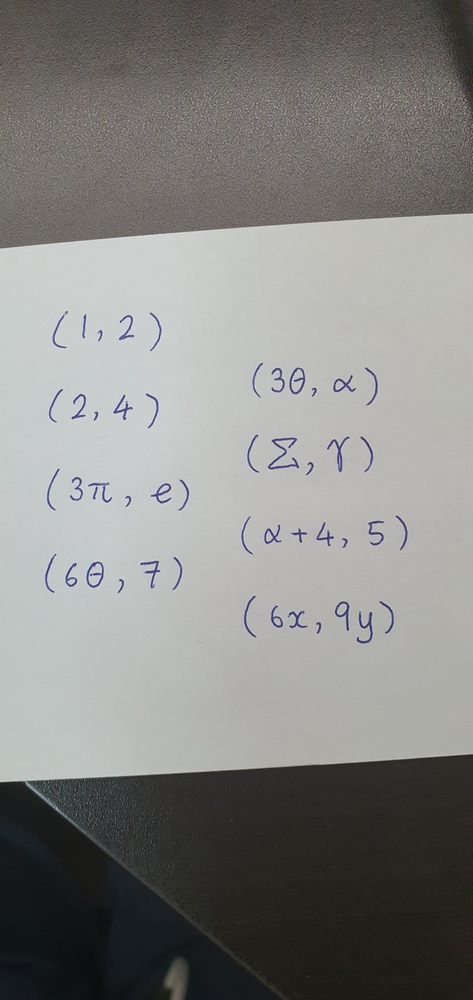
#> input picture development materials/coordinate recognition/image_processing/justin_coords.jpg, 473 x 1000 px, shrunk from 1908 x 4032 before the run
$ python -i image_processing_region_segmentation.py   (imports and definitions only)
#> lines starting #> are read from the running program, lines starting #| are printed output that depends on the picture
from skimage.filters.rank import median
from skimage.morphology import disk
import numpy as np
import matplotlib.pyplot as plt

from skimage import img_as_ubyte
from skimage import transform
from skimage import util

from skimage import io
from skimage.color import rgb2gray
from skimage.filters import sobel
from skimage.segmentation import watershed

from scipy import ndimage as ndi

import functools
import math


# [22 lines left out: functions load_image_as_grayscale, background_subtract_grayscale, not called in this run]


def region_segmentation(image):
    # region based segmentation https://scikit-image.org/docs/dev/user_guide/tutorial_segmentation.html
    # assuming we take in the grayscale image as input

    elevation_map = sobel(image)
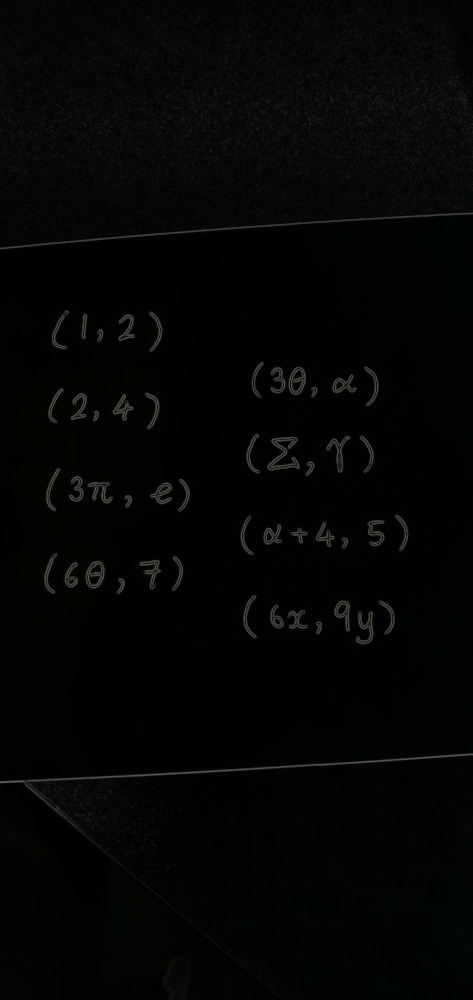
#> elevation_map: shape (1000, 473, 3) float64; mean R, G, B 0.0177, 0.0222, 0.0188

    markers = np.zeros_like(image)
    markers[image < 100] = 2
    markers[image > 150] = 1

    segmentation = watershed(elevation_map, markers)
    filled_segmentation = ndi.binary_fill_holes(segmentation - 1).astype(np.uint8)
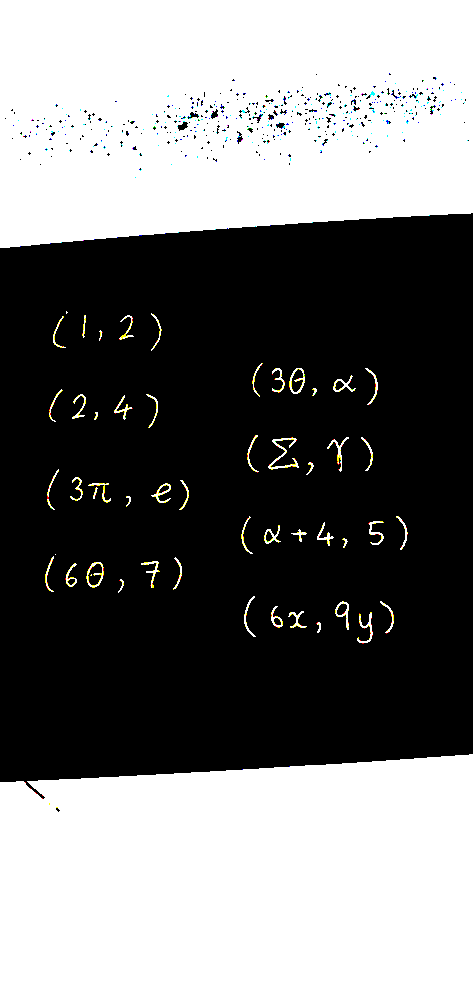
#> filled_segmentation: shape (1000, 473, 3); mean R, G, B 0.465, 0.465, 0.464; drawn with 1 as white

    # label only works on filled segmentation
#> (the run stopped early here; a loop or call above may not have finished)

$ run again, on development materials/coordinate recognition/image_processing/testImage.PNG
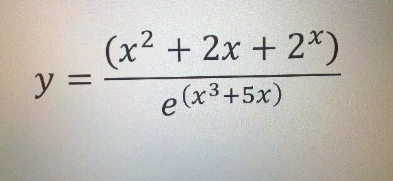
#> input picture development materials/coordinate recognition/image_processing/testImage.PNG, 393 x 181 px
#> in region_segmentation, `elevation_map = sobel(image)`:
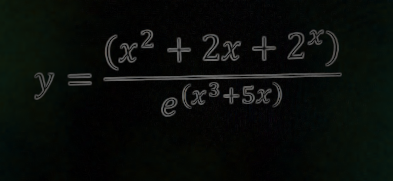
#> elevation_map: shape (181, 393, 3) float64; mean R, G, B 0.0373, 0.0504, 0.0397
#> in region_segmentation, `filled_segmentation = ndi.binary_fill_holes(segmentation - 1).astype(n..`:
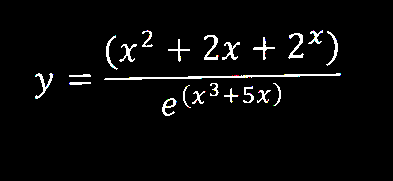
#> filled_segmentation: shape (181, 393, 3); mean R, G, B 0.0333, 0.0332, 0.0332; drawn with 1 as white
